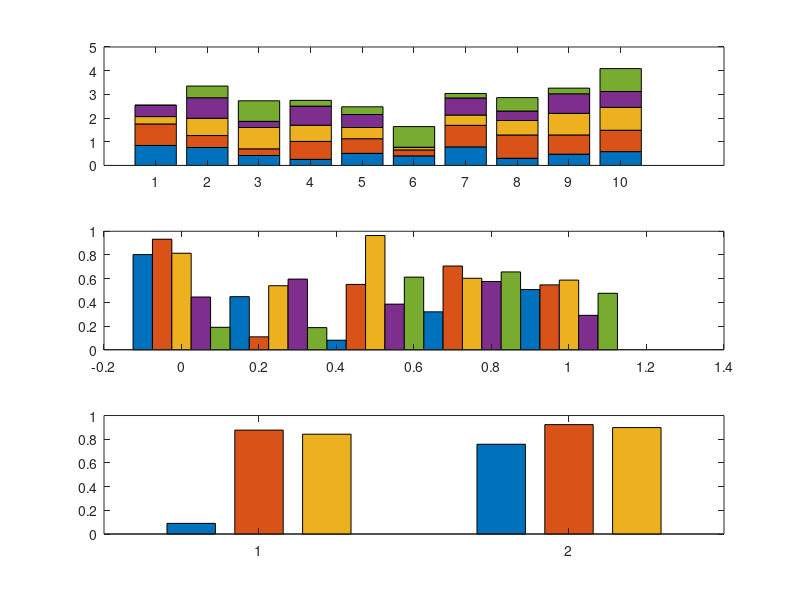

Recreate this plot in MATLAB.
rng('default')
figure;
subplot(3,1,1)
bar(rand(10,5),'stacked')
subplot(3,1,2)
bar(0:0.25:1,rand(5),1)
subplot(3,1,3)
bar(rand(2,3),0.75,'grouped')
